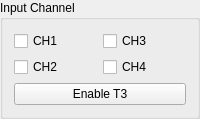
                     <widget class="QGroupBox" name="groupBox_5">
                      <property name="title">
                       <string>Input Channel</string>
                      </property>
                      <layout class="QVBoxLayout" name="verticalLayout_21">
                       <item>
                        <layout class="QGridLayout" name="gridLayout">
                         <item row="0" column="0">
                          <widget class="QCheckBox" name="ch1_ckbox">
                           <property name="text">
                            <string>CH1</string>
                           </property>
                          </widget>
                         </item>
                         <item row="0" column="1">
                          <widget class="QCheckBox" name="ch3_ckbox">
                           <property name="text">
                            <string>CH3</string>
                           </property>
                          </widget>
                         </item>
                         <item row="1" column="0">
                          <widget class="QCheckBox" name="ch2_ckbox">
                           <property name="text">
                            <string>CH2</string>
                           </property>
                          </widget>
                         </item>
                         <item row="1" column="1">
                          <widget class="QCheckBox" name="ch4_ckbox">
                           <property name="text">
                            <string>CH4</string>
                           </property>
                          </widget>
                         </item>
                        </layout>
                       </item>
                       <item>
                        <layout class="QHBoxLayout" name="horizontalLayout_21">
                         <item>
                          <widget class="QPushButton" name="enable_tttr_btn">
                           <property name="text">
                            <string>Enable T3</string>
                           </property>
                           <property name="icon">
                            <iconset resource="resources.qrc">
                             <normaloff>:/my_icons/images/icons/enable.svg</normaloff>:/my_icons/images/icons/enable.svg</iconset>
                           </property>
                           <property name="iconSize">
                            <size>
                             <width>20</width>
                             <height>30</height>
                            </size>
                           </property>
                          </widget>
                         </item>
                        </layout>
                       </item>
                      </layout>
                     </widget>
